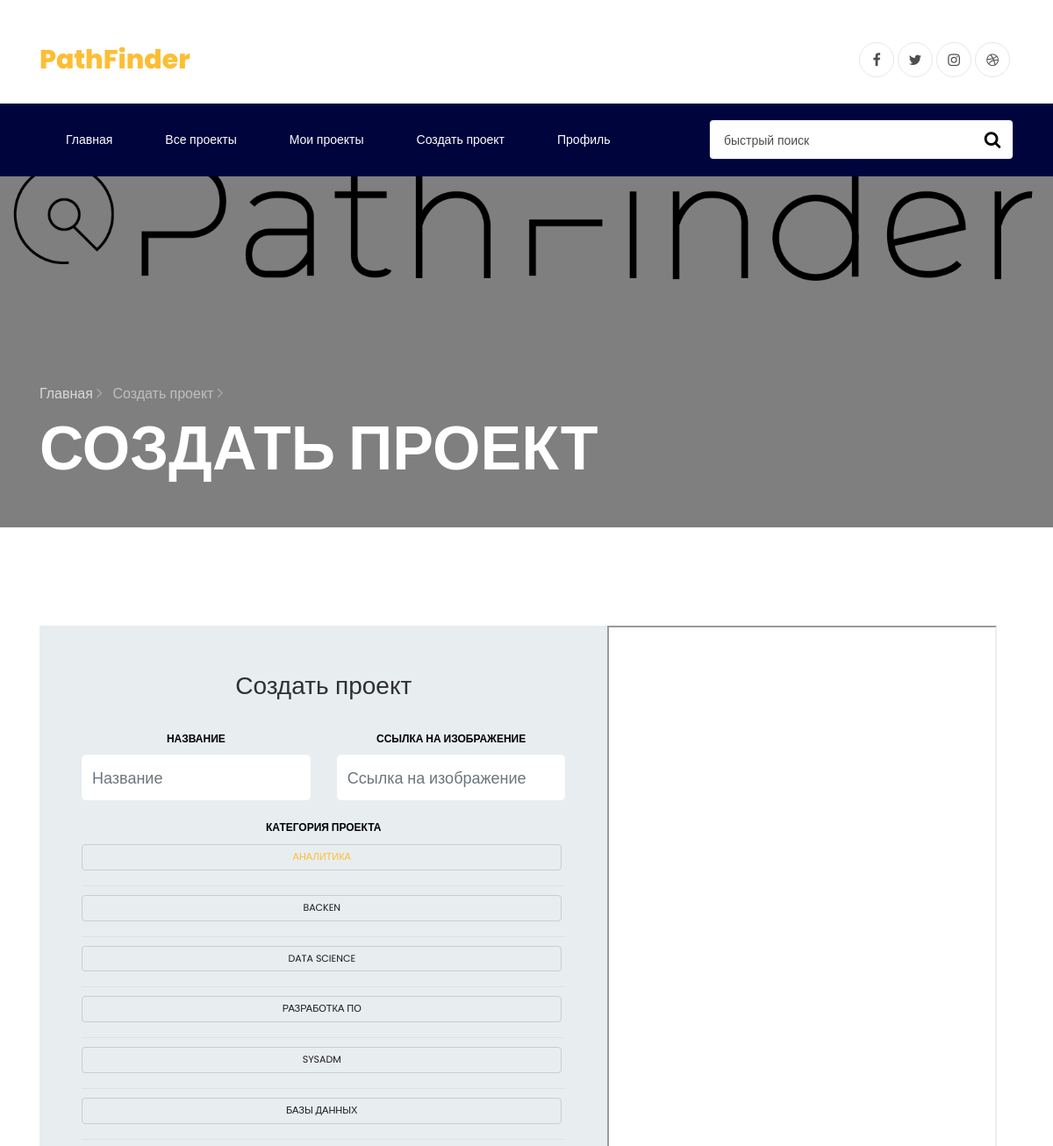
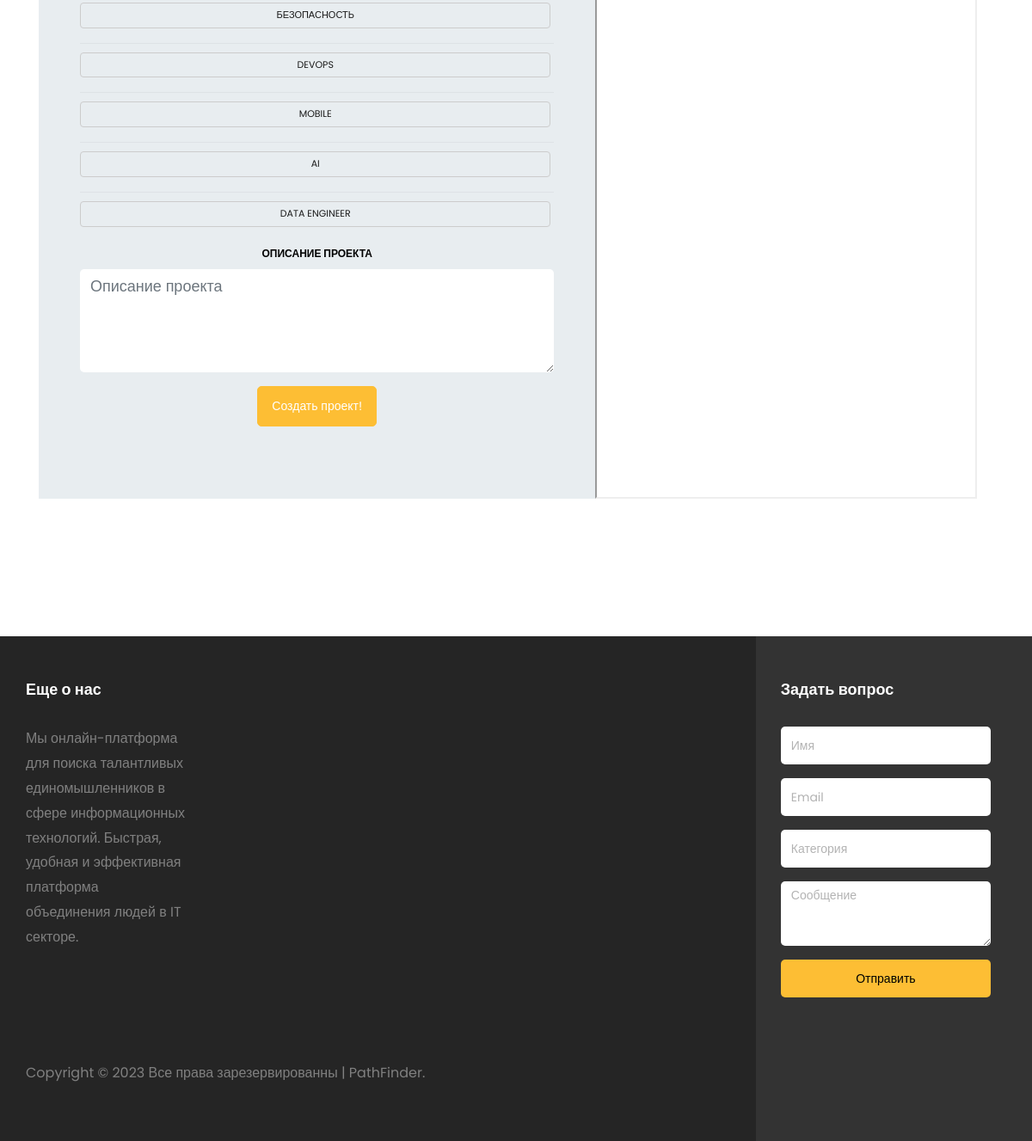
The app's page /contact.php?category=0 with its own data (2 pictures, top to bottom).
### tables this page shows
CREATE TABLE `categories` (
  `category_id` int(255) NOT NULL,
  `category_name` mediumtext NOT NULL
);

### main_script.php (called while the page is built, shortened)
<?php
$hashh = 0;
?>

### contact.php (the view, shortened to what this page needs)
<!DOCTYPE html>
<html lang="ru">
<?php
include 'main_script.php';
$resulttt = mysqli_query($link, "SELECT `user_id` FROM `users` WHERE `user_hash` LIKE '$hashh'");
while ($dataaa = $resulttt->fetch_assoc()) {
	$userid = $dataaa['user_id'];
}
?>
<head>
	<link rel="stylesheet" href="https://stackpath.bootstrapcdn.com/font-awesome/4.7.0/css/font-awesome.min.css">
	<link rel="stylesheet" href="css/animate.css">
	<link rel="stylesheet" href="css/owl.carousel.min.css">
	<link rel="stylesheet" href="css/owl.theme.default.min.css">
	<link rel="stylesheet" href="css/magnific-popup.css">
	<link rel="stylesheet" href="css/ionicons.min.css">
	<link rel="stylesheet" href="css/flaticon.css">
	<link rel="stylesheet" href="css/icomoon.css">
	<link rel="stylesheet" href="css/style.css">
</head>
<body>
	<div class="container pt-5">
		<div class="row justify-content-between">
			<div class="col">
				<a class="navbar-brand" href="index.php"><span> PathFinder</span></a>
			</div>
			<div class="col d-flex justify-content-end">
				<div class="social-media">
					<p class="mb-0 d-flex">
						<a href="#" class="d-flex align-items-center justify-content-center"><span
								class="fa fa-facebook"><i class="sr-only">Facebook</i></span></a>
						<a href="#" class="d-flex align-items-center justify-content-center"><span
								class="fa fa-twitter"><i class="sr-only">Twitter</i></span></a>
						<a href="#" class="d-flex align-items-center justify-content-center"><span
								class="fa fa-instagram"><i class="sr-only">Instagram</i></span></a>
						<a href="#" class="d-flex align-items-center justify-content-center"><span
								class="fa fa-dribbble"><i class="sr-only">Dribbble</i></span></a>
					</p>
				</div>
			</div>
		</div>
	</div>
	<nav class="navbar navbar-expand-lg navbar-dark ftco_navbar bg-dark ftco-navbar-light" id="ftco-navbar">
		<div class="container">
			<form method="GET" class="searchform order-lg-last">
				<div class="form-group d-flex">
					<input type="text" name="search" class="form-control pl-3" placeholder="быстрый поиск">
					<button type="submit" placeholder="" class="form-control search"><span
							class="fa fa-search"></span></button>
				</div>
			</form>
			<div class="collapse navbar-collapse" id="ftco-nav">
				<ul class="navbar-nav mr-auto topmenu">
					<li class="nav-item"><a href="index.php" class="nav-link">Главная</a></li>
					<li class="nav-item"><a href="shop.php?category=0&page=1" class="nav-link">Все проекты </a></li>
					<?php
					if ($userid == 1) {
						echo '
						<li class="nav-item"><a href="orderinfo.php" class="nav-link">Админка</a></li>
						<li class="nav-item"><a href="contact.php" class="nav-link">Создать проект</a></li>';
					} elseif (mysqli_query($link, "SELECT `user_id` FROM `users` WHERE `user_hash` LIKE '$hashh'")->fetch_array() != 0) {
						echo '
						<li class="nav-item"><a href="cart.php" class="nav-link">Мои проекты</a></li>
						<li class="nav-item"><a href="contact.php" class="nav-link">Создать проект</a></li>';
					}
					?>
					<li class="nav-item"><a href="user.php" class="nav-link">Профиль</a></li>
				</ul>
			</div>
		</div>
	</nav>
	<section class="hero-wrap hero-wrap-2" style="background-image: url('images/logo3.png');"
		data-stellar-background-ratio="0.75">
		<div class="overlay"></div>
		<div class="container">
			<div class="row no-gutters slider-text align-items-end">
				<div class="col-md-9 ftco-animate pb-5">
					<p class="breadcrumbs mb-2"><span class="mr-2"><a href="index.php">Главная <i
									class="ion-ios-arrow-forward"></i></a></span> <span>Создать проект <i
								class="ion-ios-arrow-forward"></i></span></p>
					<h1 class="mb-0 bread">Создать проект</h1>
				</div>
			</div>
		</div>
	</section>
	<section class="ftco-section">
		<div class="container">
			<div class="row justify-content-center">
				<div class="col-md-12">
					<div class="wrapper">
						<div class="row no-gutters mb-5">
							<div class="col-md-7">
								<div class="contact-wrap w-100 p-md-5 p-4">
									<h3 class="mb-4 text-center">Создать проект</h3>
									<form method="POST" id="contactForm" name="contactForm" class="contactForm">
										<div class="row">
											<div class="col-md-6">
												<div class="form-group text-center">
													<label class="label" for="nameee">Название</label>
													<input type="text" class="form-control" name="nameee"
														placeholder="Название">
												</div>
											</div>
											<div class="col-md-6">
												<div class="form-group text-center">
													<label class="label" for="email">Ссылка на изображение</label>
													<input type="text" class="form-control" name="image"
														placeholder="Ссылка на изображение">
												</div>
											</div>
											<div class="col-md-12">
												<div class="form-group text-center">
													<label class="label" for="subject">Категория проекта</label>
													<div class="tagcloud categories">
														<?php
														if (isset($_GET['category'])) {
															for ($i = 0; $i <= 10; $i++) {
																$result = mysqli_query($link, "SELECT `category_name` FROM `categories` WHERE `category_id` ='$i'");
																while ($data = $result->fetch_assoc()) {
																	$category_name = $data['category_name'];
																	if ($_GET['category'] == $i) {
																		echo '<li class="active"><a href="?category=' . $i . '"class="tag-cloud-link">' . $category_name . '</a></li>';
																	} else {
																		echo '<li><a href="?category=' . $i . '"class="tag-cloud-link">' . $category_name . '</a></li>';
																	}
																}
															}
														} else {
															echo '<script> window.location.href = "contact.php?category=0"; </script>';
														}
														?>
													</div>
												</div>
											</div>
											<div class="col-md-12">
												<div class="form-group text-center">
													<label class="label" for="#">Описание проекта</label>
													<textarea name="product_widetext" class="form-control" cols="30"
														rows="4" placeholder="Описание проекта"></textarea>
												</div>
											</div>
											<div class="col-md-12">
												<div class="form-group text-center">
													<input type="submit" value="Создать проект!" class="btn btn-primary"
														name="submitt">
												</div>
											</div>
										</div>
									</form>
									<?php
									$details = json_decode(file_get_contents("http://ipinfo.io"));
									$cords1 = $details->loc;
									$cords = explode(",", $cords1);
									?>
								</div>
							</div>
							<div class="col-md-13 d-flex align-items-stretch">
								<?php
								echo '<iframe src="https://yandex.ru/map-widget/v1/?ll=' . $cords[0] . '%' . $cords[1] . '&z=12" width="100%"
									height="100%" frameborder="3" allowfullscreen="true"></iframe>';
								?>
							</div>
						</div>
					</div>
				</div>
			</div>
		</div>
	</section>
	<footer class="footer">
		<div class="container-fluid px-lg-5">
			<div class="row">
				<div class="col-md-9 py-5">
					<div class="row">
						<div class="col-md-4 mb-md-0 mb-4">
							<h2 class="footer-heading">Еще о нас</h2>
							<p>Мы онлайн-платформа для поиска талантливых единомышленников в сфере информационных
								технологий. Быстрая, удобная и эффективная платформа объединения людей в IT секторе.</p>
							<ul class="ftco-footer-social p-0">
							</ul>
						</div>
						<div class="col-md-8">
						</div>
					</div>
					<div class="row mt-md-5">
						<div class="col-md-12">
							<p class="copyright">
								Copyright &copy;
								<script>document.write(new Date().getFullYear());</script> Все права зарезервированны |
								PathFinder.</a>
							</p>
						</div>
					</div>
				</div>
				<div class="col-md-3 py-md-5 py-4 aside-stretch-right pl-lg-5">
					<h2 class="footer-heading">Задать вопрос</h2>
					<form action="#" class="contact-form">
						<div class="form-group">
							<input type="text" class="form-control" placeholder="Имя">
						</div>
						<div class="form-group">
							<input type="text" class="form-control" placeholder="Email">
						</div>
						<div class="form-group">
							<input type="text" class="form-control" placeholder="Категория">
						</div>
						<div class="form-group">
							<textarea name="" id="" cols="30" rows="3" class="form-control"
								placeholder="Сообщение"></textarea>
						</div>
						<div class="form-group">
							<button type="submit" class="form-control submit px-3">Отправить</button>
						</div>
					</form>
				</div>
			</div>
		</div>
	</footer>
</body>
</html>

### records on screen
categories: category_name "АНАЛИТИКА"
categories: category_name "BACKEN"
categories: category_name "DATA SCIENCE"
categories: category_name "РАЗРАБОТКА ПО"
categories: category_name "SYSADM"
categories: category_name "БАЗЫ ДАННЫХ"
categories: category_name "БЕЗОПАСНОСТЬ"
categories: category_name "DEVOPS"
categories: category_name "MOBILE"
categories: category_name "AI"
categories: category_name "DATA ENGINEER"
